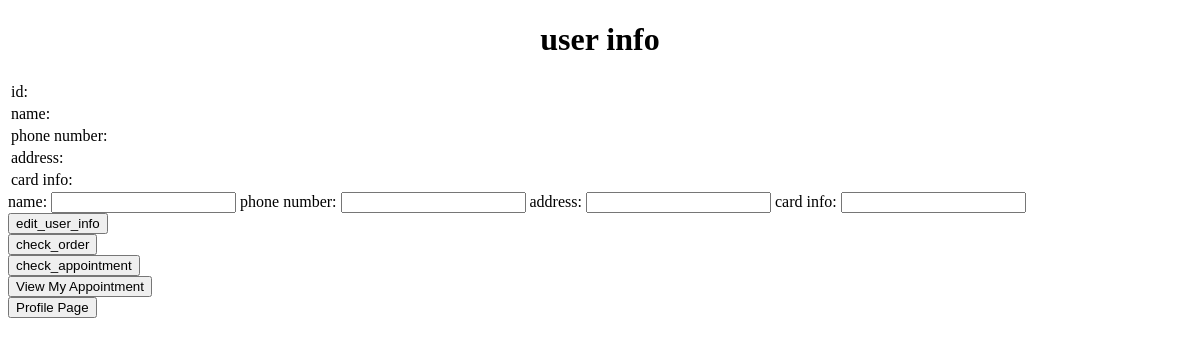
The page /homepage_d/2 on the database as committed earlier.
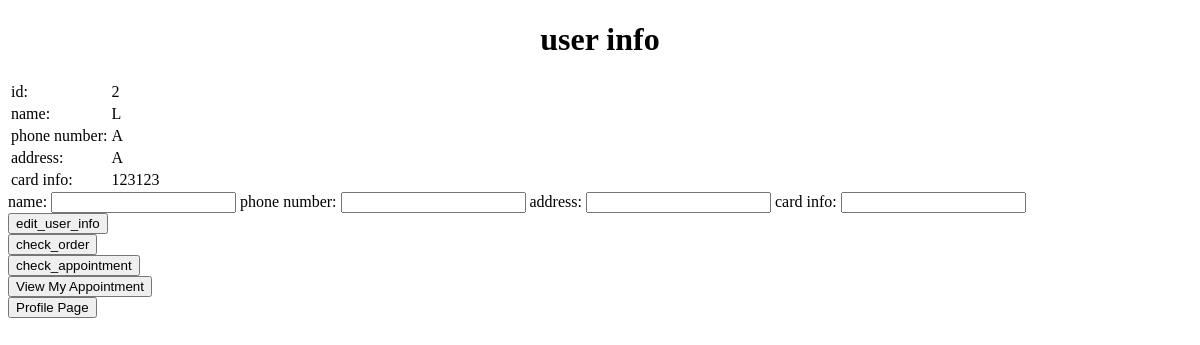
The same page on the database as committed later.
### app.py (models this page shows, shortened)
class Driver(db.Model):
    __tablename__ = 'driver'
    d_id = db.Column(db.Integer, primary_key=True)
    name = db.Column(db.String(200), default='')
    phoneNumber = db.Column(db.String(200), default='')
    address = db.Column(db.String(200), default='')
    card_info = db.Column(db.String(200), default='')

### app.py (the view, shortened to what this page needs)
@app.route('/homepage_d/<int:id>', methods=['POST', 'GET'])
def homepage_d(id):
    if request.method == 'GET':
        query = "SELECT * FROM Driver WHERE d_id = :id"
        dr_ = db.engine.execute(query, id=id)
        driver = dr_.first()
        order = Order.query.filter(Order.d_id == id).filter(Order.done == False).all()
        if(order):
            flash("you have an ongoing order")
            return render_template('order_ongoing_driver.html', task=order[0])
        else:
            return render_template('homepage_driver.html', tasks=driver)

### templates/homepage_driver.html (shortened to what this page needs)
{% extends 'base.html' %}
{% block body %}
<div class="content">
    <h1 style="text-align: center">user info</h1>
    <table>
        <tr>
            <td>id: </td>
            <td>{{ tasks.d_id }}</td>
        </tr>
        <tr>
            <td>name: </td>
            <td>{{ tasks.name }}</td>
        </tr>
        <tr>
            <td>phone number: </td>
            <td>{{ tasks.phoneNumber }}</td>
        </tr>
        <tr>
            <td>address: </td>
            <td>{{ tasks.address }}</td>
        </tr>
        <tr>
            <td>card info: </td>
            <td>{{ tasks.card_info }}</td>
        </tr>
    </table>
    <div class="form">
        <form action="/homepage_d/{{tasks.d_id}}" method="POST">
            <tr>
                name:
            </tr>
            <input type="text" name="name">
            <tr>
                phone number:
            </tr>
            <input type="text" name="phoneNumber">
            <tr>
                address:
            </tr>
            <input type="text" name="address">
            <tr>
                card info:
            </tr>
            <input type="text" name="card_info">
            <div class="form">
                <input type="submit" name="btn" value="edit_user_info">
            </div>
            <div class="form">
                <input type="submit" name = "btn" value="check_order">
            </div>
            <div class="form">
                <input type="submit" name = "btn" value="check_appointment">
            </div>
        </form>
    </div>
    <div>
        <form action="/Myappointment_d/{{tasks.d_id}}">
            <input type="submit" value="View My Appointment" />
        </form>
        <form action="/profilePage_driver/{{tasks.d_id}}">
            <input type="submit" value="Profile Page" />
        </form>
    </div>
</div>
{% endblock %}

Rows that differ between the two databases and show on the page:
added Driver: d_id "2", name "L", phoneNumber "A", address "A", card_info "123123"
